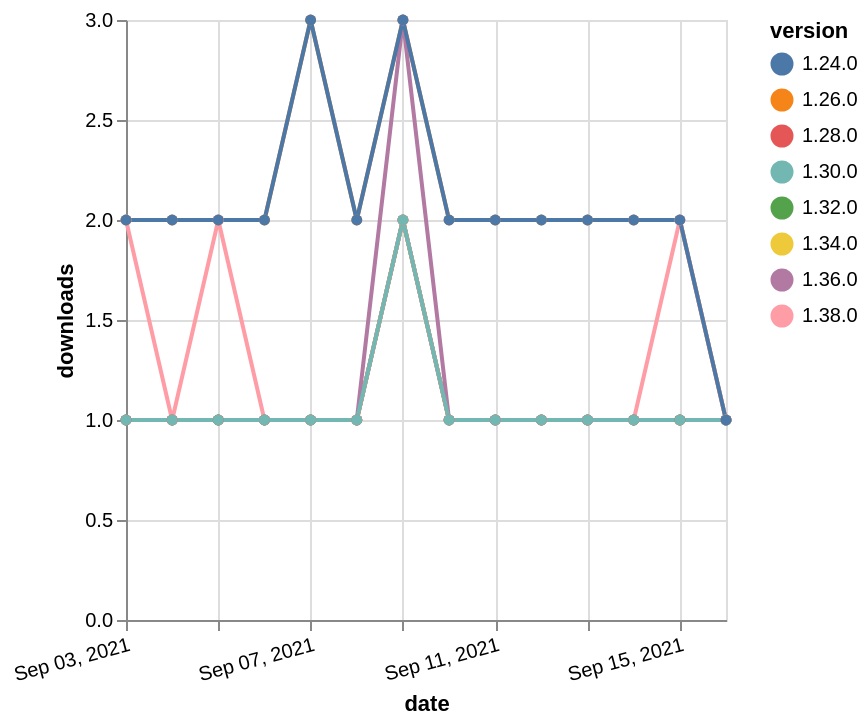

Write the Vega-Lite specification saved for this chart.
### Vega-Lite specification from a JSON file in a GitHub repository (floating-point values rounded to 4 significant figures)
{"$schema": "https://vega.github.io/schema/vega-lite/v5.json", "description": "A simple bar chart with embedded data.", "data": {"values": [{"date": "2021-09-03", "total": 153, "delta": 1, "version": "1.34.0"}, {"date": "2021-09-04", "total": 154, "delta": 1, "version": "1.34.0"}, {"date": "2021-09-05", "total": 155, "delta": 1, "version": "1.34.0"}, {"date": "2021-09-06", "total": 156, "delta": 1, "version": "1.34.0"}, {"date": "2021-09-07", "total": 157, "delta": 1, "version": "1.34.0"}, {"date": "2021-09-08", "total": 158, "delta": 1, "version": "1.34.0"}, {"date": "2021-09-09", "total": 160, "delta": 2, "version": "1.34.0"}, {"date": "2021-09-10", "total": 161, "delta": 1, "version": "1.34.0"}, {"date": "2021-09-11", "total": 162, "delta": 1, "version": "1.34.0"}, {"date": "2021-09-12", "total": 163, "delta": 1, "version": "1.34.0"}, {"date": "2021-09-13", "total": 164, "delta": 1, "version": "1.34.0"}, {"date": "2021-09-14", "total": 165, "delta": 1, "version": "1.34.0"}, {"date": "2021-09-15", "total": 166, "delta": 1, "version": "1.34.0"}, {"date": "2021-09-16", "total": 167, "delta": 1, "version": "1.34.0"}, {"date": "2021-09-03", "total": 173, "delta": 1, "version": "1.32.0"}, {"date": "2021-09-04", "total": 174, "delta": 1, "version": "1.32.0"}, {"date": "2021-09-05", "total": 175, "delta": 1, "version": "1.32.0"}, {"date": "2021-09-06", "total": 176, "delta": 1, "version": "1.32.0"}, {"date": "2021-09-07", "total": 177, "delta": 1, "version": "1.32.0"}, {"date": "2021-09-08", "total": 178, "delta": 1, "version": "1.32.0"}, {"date": "2021-09-09", "total": 180, "delta": 2, "version": "1.32.0"}, {"date": "2021-09-10", "total": 181, "delta": 1, "version": "1.32.0"}, {"date": "2021-09-11", "total": 182, "delta": 1, "version": "1.32.0"}, {"date": "2021-09-12", "total": 183, "delta": 1, "version": "1.32.0"}, {"date": "2021-09-13", "total": 184, "delta": 1, "version": "1.32.0"}, {"date": "2021-09-14", "total": 185, "delta": 1, "version": "1.32.0"}, {"date": "2021-09-15", "total": 186, "delta": 1, "version": "1.32.0"}, {"date": "2021-09-16", "total": 187, "delta": 1, "version": "1.32.0"}, {"date": "2021-09-03", "total": 234, "delta": 1, "version": "1.28.0"}, {"date": "2021-09-04", "total": 235, "delta": 1, "version": "1.28.0"}, {"date": "2021-09-05", "total": 236, "delta": 1, "version": "1.28.0"}, {"date": "2021-09-06", "total": 237, "delta": 1, "version": "1.28.0"}, {"date": "2021-09-07", "total": 238, "delta": 1, "version": "1.28.0"}, {"date": "2021-09-08", "total": 239, "delta": 1, "version": "1.28.0"}, {"date": "2021-09-09", "total": 241, "delta": 2, "version": "1.28.0"}, {"date": "2021-09-10", "total": 242, "delta": 1, "version": "1.28.0"}, {"date": "2021-09-11", "total": 243, "delta": 1, "version": "1.28.0"}, {"date": "2021-09-12", "total": 244, "delta": 1, "version": "1.28.0"}, {"date": "2021-09-13", "total": 245, "delta": 1, "version": "1.28.0"}, {"date": "2021-09-14", "total": 246, "delta": 1, "version": "1.28.0"}, {"date": "2021-09-15", "total": 247, "delta": 1, "version": "1.28.0"}, {"date": "2021-09-16", "total": 248, "delta": 1, "version": "1.28.0"}, {"date": "2021-09-03", "total": 2294, "delta": 2, "version": "1.26.0"}, {"date": "2021-09-04", "total": 2296, "delta": 2, "version": "1.26.0"}, {"date": "2021-09-05", "total": 2298, "delta": 2, "version": "1.26.0"}, {"date": "2021-09-06", "total": 2300, "delta": 2, "version": "1.26.0"}, {"date": "2021-09-07", "total": 2303, "delta": 3, "version": "1.26.0"}, {"date": "2021-09-08", "total": 2305, "delta": 2, "version": "1.26.0"}, {"date": "2021-09-09", "total": 2308, "delta": 3, "version": "1.26.0"}, {"date": "2021-09-10", "total": 2310, "delta": 2, "version": "1.26.0"}, {"date": "2021-09-11", "total": 2312, "delta": 2, "version": "1.26.0"}, {"date": "2021-09-12", "total": 2314, "delta": 2, "version": "1.26.0"}, {"date": "2021-09-13", "total": 2316, "delta": 2, "version": "1.26.0"}, {"date": "2021-09-14", "total": 2318, "delta": 2, "version": "1.26.0"}, {"date": "2021-09-15", "total": 2320, "delta": 2, "version": "1.26.0"}, {"date": "2021-09-16", "total": 2321, "delta": 1, "version": "1.26.0"}, {"date": "2021-09-03", "total": 120, "delta": 2, "version": "1.38.0"}, {"date": "2021-09-04", "total": 121, "delta": 1, "version": "1.38.0"}, {"date": "2021-09-05", "total": 123, "delta": 2, "version": "1.38.0"}, {"date": "2021-09-06", "total": 124, "delta": 1, "version": "1.38.0"}, {"date": "2021-09-07", "total": 125, "delta": 1, "version": "1.38.0"}, {"date": "2021-09-08", "total": 126, "delta": 1, "version": "1.38.0"}, {"date": "2021-09-09", "total": 128, "delta": 2, "version": "1.38.0"}, {"date": "2021-09-10", "total": 129, "delta": 1, "version": "1.38.0"}, {"date": "2021-09-11", "total": 130, "delta": 1, "version": "1.38.0"}, {"date": "2021-09-12", "total": 131, "delta": 1, "version": "1.38.0"}, {"date": "2021-09-13", "total": 132, "delta": 1, "version": "1.38.0"}, {"date": "2021-09-14", "total": 133, "delta": 1, "version": "1.38.0"}, {"date": "2021-09-15", "total": 135, "delta": 2, "version": "1.38.0"}, {"date": "2021-09-16", "total": 136, "delta": 1, "version": "1.38.0"}, {"date": "2021-09-03", "total": 171, "delta": 1, "version": "1.36.0"}, {"date": "2021-09-04", "total": 172, "delta": 1, "version": "1.36.0"}, {"date": "2021-09-05", "total": 173, "delta": 1, "version": "1.36.0"}, {"date": "2021-09-06", "total": 174, "delta": 1, "version": "1.36.0"}, {"date": "2021-09-07", "total": 175, "delta": 1, "version": "1.36.0"}, {"date": "2021-09-08", "total": 176, "delta": 1, "version": "1.36.0"}, {"date": "2021-09-09", "total": 179, "delta": 3, "version": "1.36.0"}, {"date": "2021-09-10", "total": 180, "delta": 1, "version": "1.36.0"}, {"date": "2021-09-11", "total": 181, "delta": 1, "version": "1.36.0"}, {"date": "2021-09-12", "total": 182, "delta": 1, "version": "1.36.0"}, {"date": "2021-09-13", "total": 183, "delta": 1, "version": "1.36.0"}, {"date": "2021-09-14", "total": 184, "delta": 1, "version": "1.36.0"}, {"date": "2021-09-15", "total": 185, "delta": 1, "version": "1.36.0"}, {"date": "2021-09-16", "total": 186, "delta": 1, "version": "1.36.0"}, {"date": "2021-09-03", "total": 185, "delta": 1, "version": "1.30.0"}, {"date": "2021-09-04", "total": 186, "delta": 1, "version": "1.30.0"}, {"date": "2021-09-05", "total": 187, "delta": 1, "version": "1.30.0"}, {"date": "2021-09-06", "total": 188, "delta": 1, "version": "1.30.0"}, {"date": "2021-09-07", "total": 189, "delta": 1, "version": "1.30.0"}, {"date": "2021-09-08", "total": 190, "delta": 1, "version": "1.30.0"}, {"date": "2021-09-09", "total": 192, "delta": 2, "version": "1.30.0"}, {"date": "2021-09-10", "total": 193, "delta": 1, "version": "1.30.0"}, {"date": "2021-09-11", "total": 194, "delta": 1, "version": "1.30.0"}, {"date": "2021-09-12", "total": 195, "delta": 1, "version": "1.30.0"}, {"date": "2021-09-13", "total": 196, "delta": 1, "version": "1.30.0"}, {"date": "2021-09-14", "total": 197, "delta": 1, "version": "1.30.0"}, {"date": "2021-09-15", "total": 198, "delta": 1, "version": "1.30.0"}, {"date": "2021-09-16", "total": 199, "delta": 1, "version": "1.30.0"}, {"date": "2021-09-03", "total": 2325, "delta": 2, "version": "1.24.0"}, {"date": "2021-09-04", "total": 2327, "delta": 2, "version": "1.24.0"}, {"date": "2021-09-05", "total": 2329, "delta": 2, "version": "1.24.0"}, {"date": "2021-09-06", "total": 2331, "delta": 2, "version": "1.24.0"}, {"date": "2021-09-07", "total": 2334, "delta": 3, "version": "1.24.0"}, {"date": "2021-09-08", "total": 2336, "delta": 2, "version": "1.24.0"}, {"date": "2021-09-09", "total": 2339, "delta": 3, "version": "1.24.0"}, {"date": "2021-09-10", "total": 2341, "delta": 2, "version": "1.24.0"}, {"date": "2021-09-11", "total": 2343, "delta": 2, "version": "1.24.0"}, {"date": "2021-09-12", "total": 2345, "delta": 2, "version": "1.24.0"}, {"date": "2021-09-13", "total": 2347, "delta": 2, "version": "1.24.0"}, {"date": "2021-09-14", "total": 2349, "delta": 2, "version": "1.24.0"}, {"date": "2021-09-15", "total": 2351, "delta": 2, "version": "1.24.0"}, {"date": "2021-09-16", "total": 2352, "delta": 1, "version": "1.24.0"}]}, "width": "container", "mark": {"type": "line", "point": {"filled": true}}, "encoding": {"x": {"field": "date", "type": "temporal", "timeUnit": "yearmonthdate", "title": "date", "axis": {"labelAngle": -15}}, "y": {"field": "delta", "type": "quantitative", "title": "downloads"}, "color": {"field": "version", "type": "nominal"}, "tooltip": {"field": "delta"}}}
